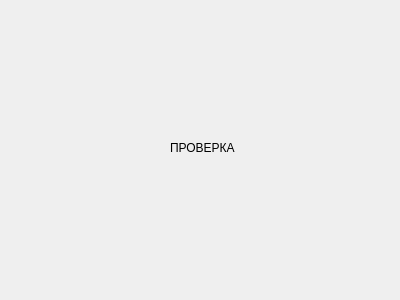
<?xml version="1.0" encoding="UTF-8"?>
<ui version="4.0">
 <class>Dialog</class>
 <widget class="QDialog" name="Dialog">
  <property name="geometry">
   <rect>
    <x>0</x>
    <y>0</y>
    <width>400</width>
    <height>300</height>
   </rect>
  </property>
  <property name="windowTitle">
   <string>Dialog</string>
  </property>
  <widget class="QLabel" name="label">
   <property name="geometry">
    <rect>
     <x>170</x>
     <y>140</y>
     <width>71</width>
     <height>16</height>
    </rect>
   </property>
   <property name="text">
    <string>ПРОВЕРКА</string>
   </property>
  </widget>
 </widget>
 <resources/>
 <connections/>
</ui>
